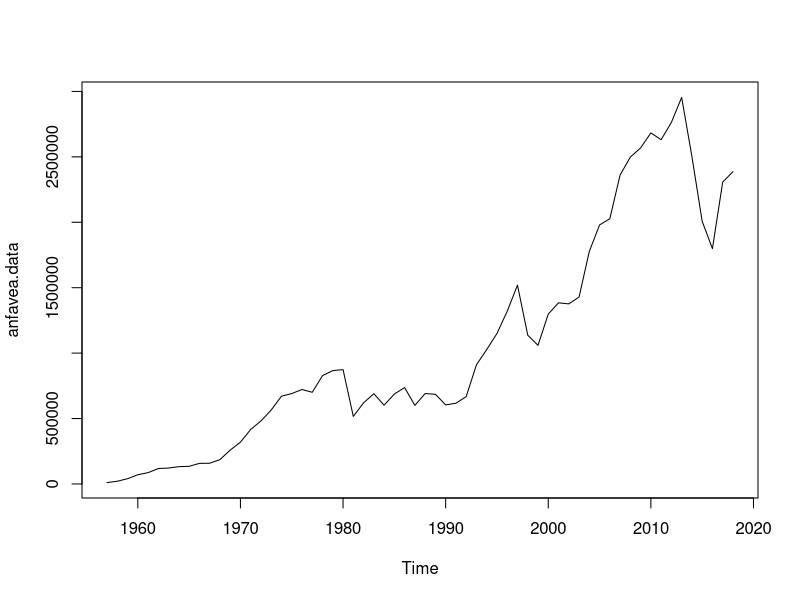
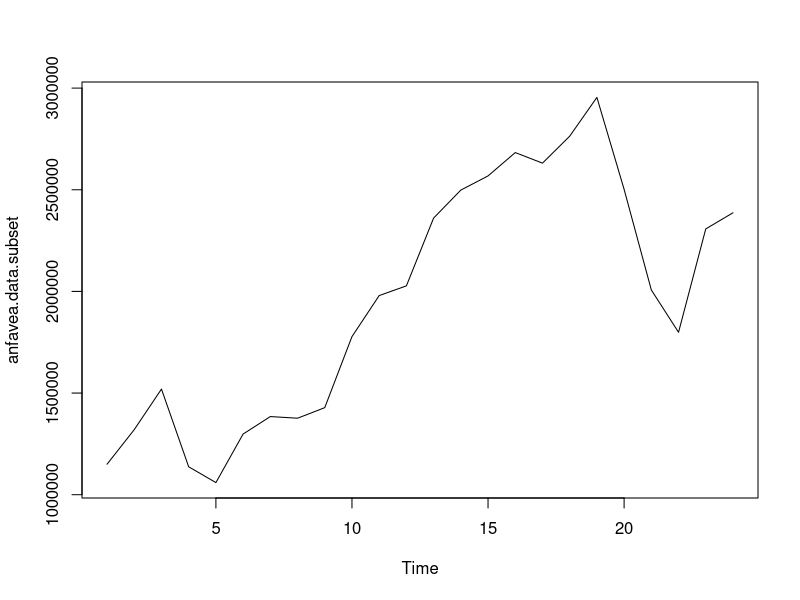
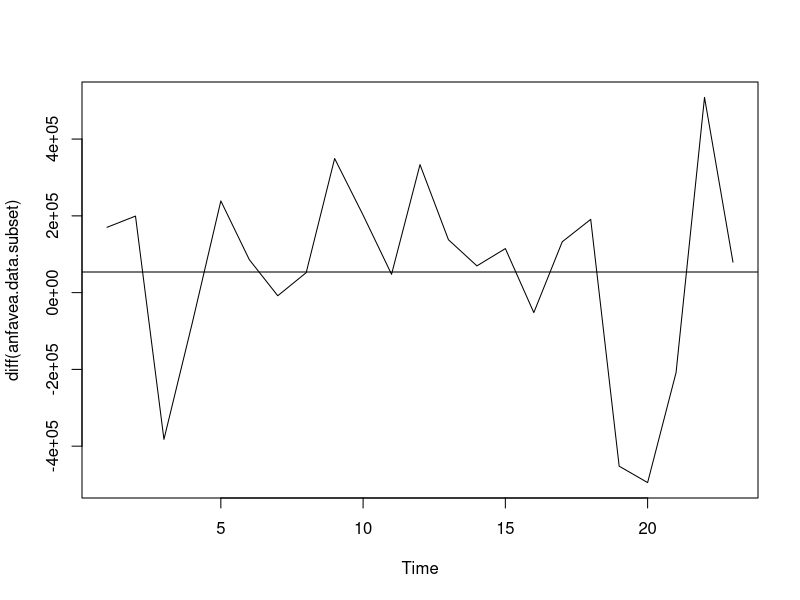
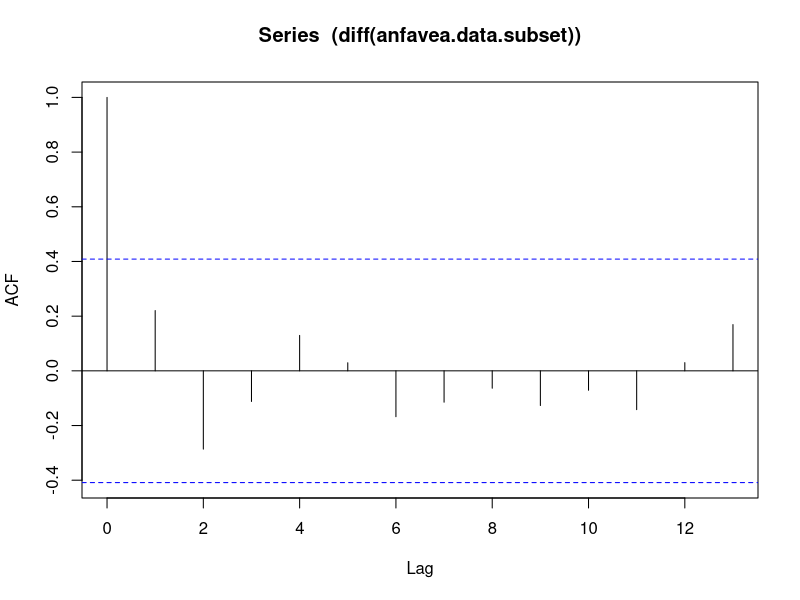
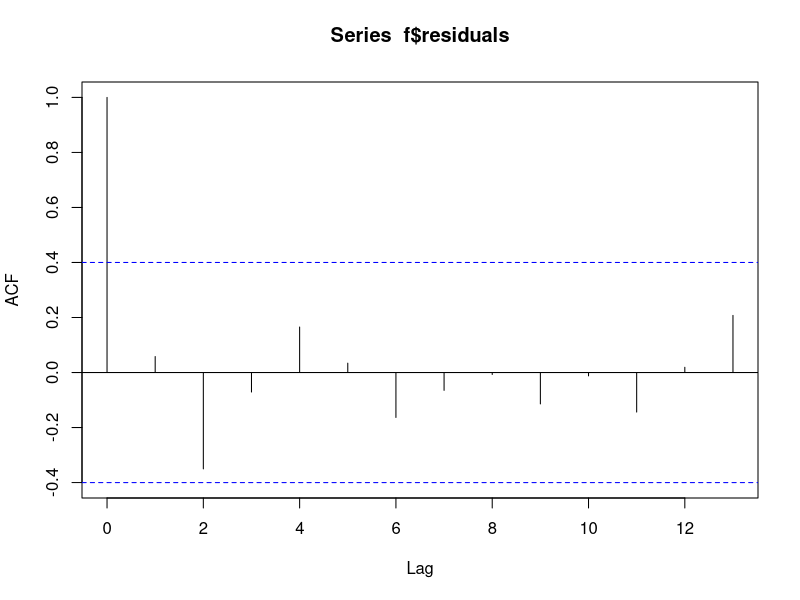
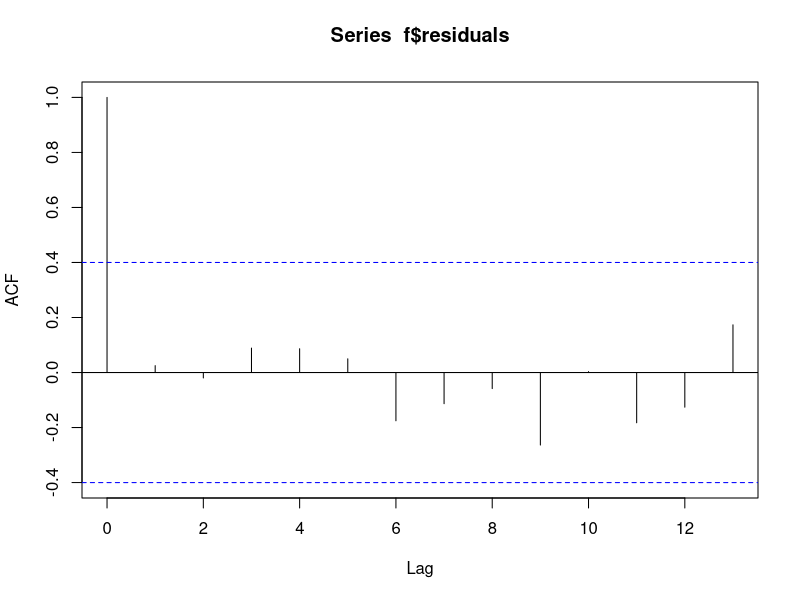
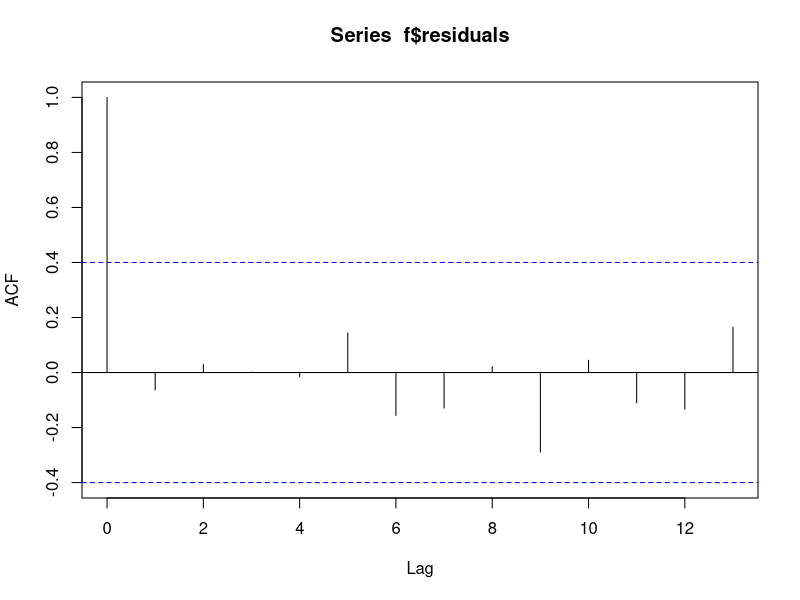
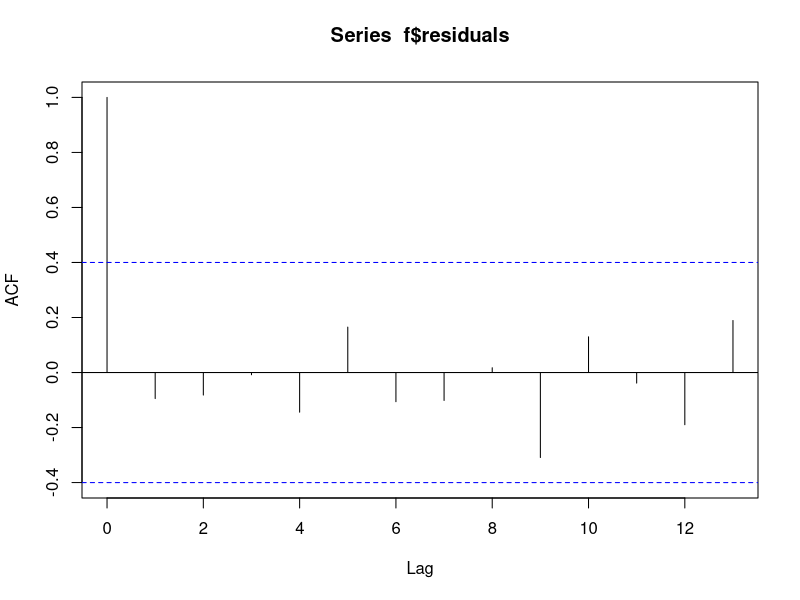

Generate these figures, in order, with R:
## load libraries
library(car)
library(forecast)
library(rmarkdown)
#load data
anfavea.data <- read.csv2('data/automoveismontadosanfavea.csv') 
colnames(anfavea.data) <- c('dates', 'auto_production', 'x')
anfavea.data <- anfavea.data[,1:2]
#ts trasnform
anfavea.data <- ts(anfavea.data[,2], freq = 1, start = 1957)
ts.plot(anfavea.data)

#subset anfavea data
anfavea.data.subset <- anfavea.data[39:62]
ts.plot(anfavea.data.subset)

#auto.arima ajusted model with lag 1 difference
f<- auto.arima(anfavea.data.subset);f

#Visual check of lag1 difference properties
#plot lag 1 diff
ts.plot(diff(anfavea.data.subset))
#mean line
abline(h = mean(diff(anfavea.data.subset)))
#Autocorrelation of lag 1 difference - looks good
acf((diff(anfavea.data.subset)))


#try 1
f <- Arima(anfavea.data.subset, order = c(1,1,0)) ; f
acf(f$residuals)
#try 2
f <- Arima(anfavea.data.subset, order = c(2,1,0)) ; f
acf(f$residuals) #looks good
#try 3
f <- Arima(anfavea.data.subset, order = c(3,1,0)) ; f
acf(f$residuals) #looks good
#try 4
f <- Arima(anfavea.data.subset, order = c(3,2,0)) ; f
acf(f$residuals) #

#select try 3 based on AIC, AICc and BIC
f <- Arima(anfavea.data.subset, order = c(3,1,0)) ; f
acf(f$residuals) #looks good

#check fi remains auto correlation
Box.test(f$residuals, lag=15, fitdf=4)
#Check residual distribuition
qqPlot(f$residuals) #hmm, not that good

#
plot(forecast(f,5))                   
lines(fitted(f), col=2) #terrible
